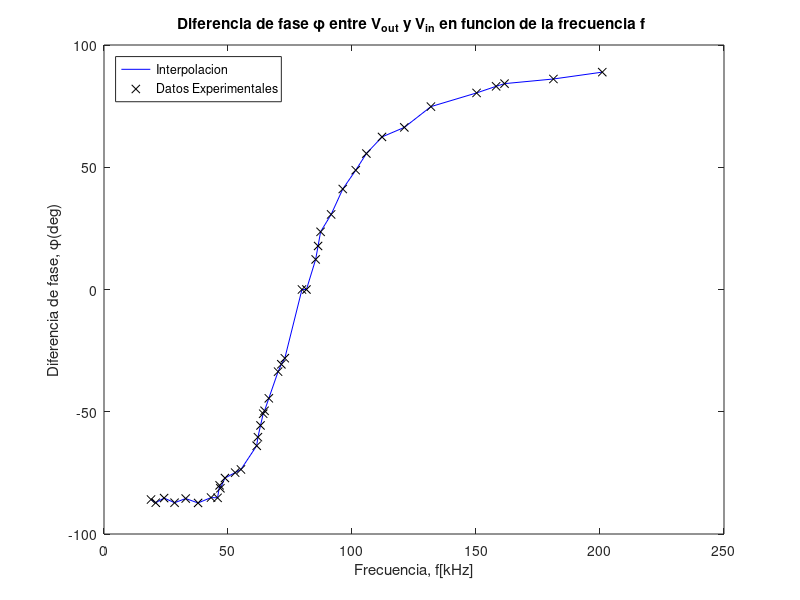

MATLAB code to generate this figure:
clear all; close all;
x = [18.96 20.86 24.23 28.45 32.94 37.93 43.16 45.79 46.61 46.94 48.77 52.89 55.22 61.56 62.07 63.11 64.19 64.74 66.46 70.19 71.52 72.91 79.82 81.63 85.34 86.32 87.33 91.59 96.28 101.51 105.80 112.10 121.10 131.82 150.23 158.11 161.50 181.21 200.91];
y = [-85.9 -87.2 -85.3 -87.2 -85.5 -87.3 -85.1 -85.2 -80.1 -81.3 -77.1 -74.9 -73.6 -63.9 -60.4 -55.6 -50.8 -49.6 -44.5 -33.6 -30.6 -28.1 0 0 12.3 17.8 23.6 30.7 41.1 48.8 55.6 62.4 66.3 74.8 80.4 83.1 84.2 86.1 88.9];
plot (x,y,'-b',x,y,'kx')
title('Diferencia de fase \phi entre V_{out} y V_{in} en funcion de la frecuencia f ')
legend('Interpolacion','Datos Experimentales','Location','northwest')
xlabel('Frecuencia, f[kHz]'); ylabel('Diferencia de fase, \phi(deg)')
print -djpeg -r100 grafica_desfase.jpg
